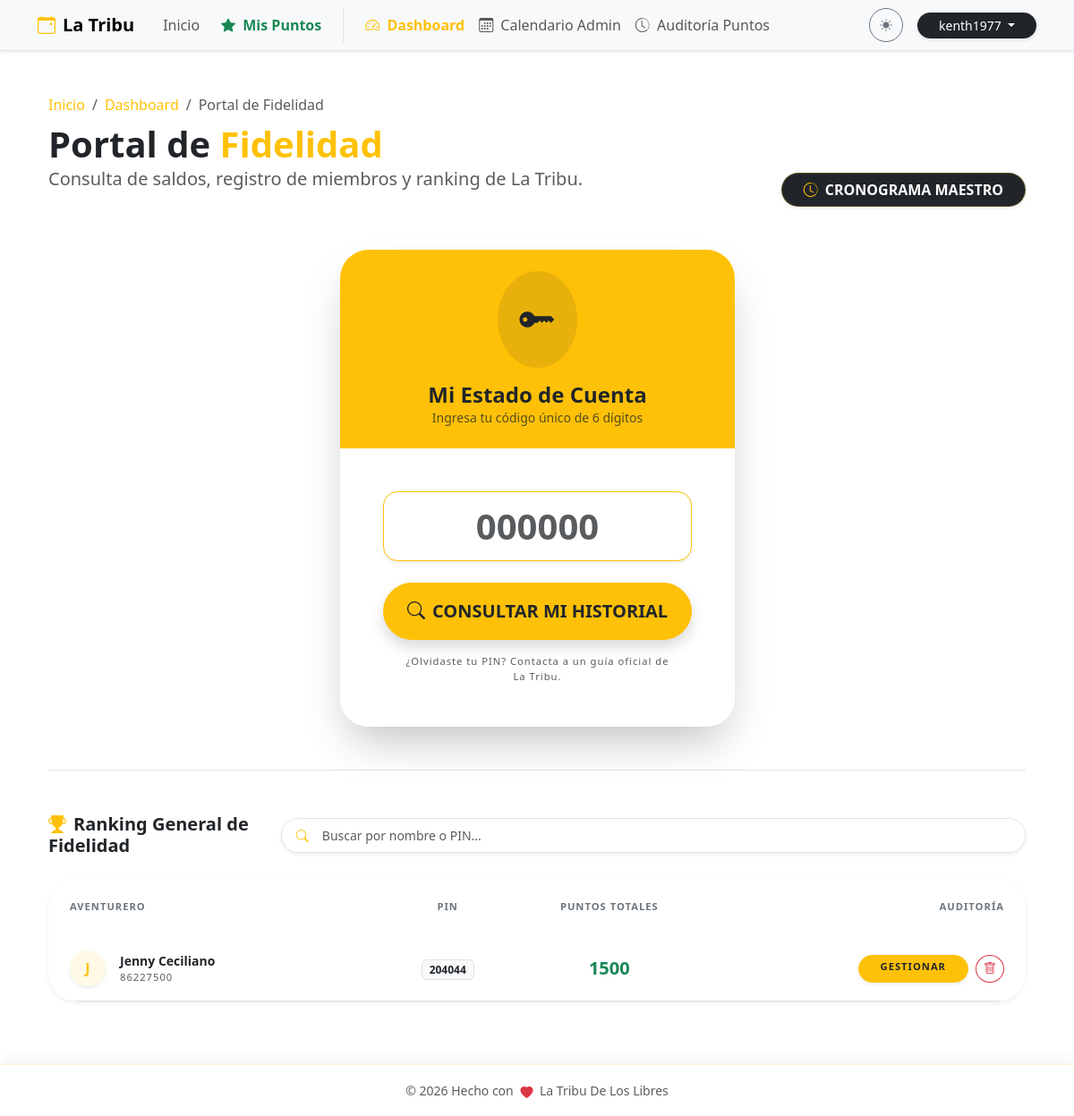
/admin/puntos (signed in), run on an earlier commit of the app's database.
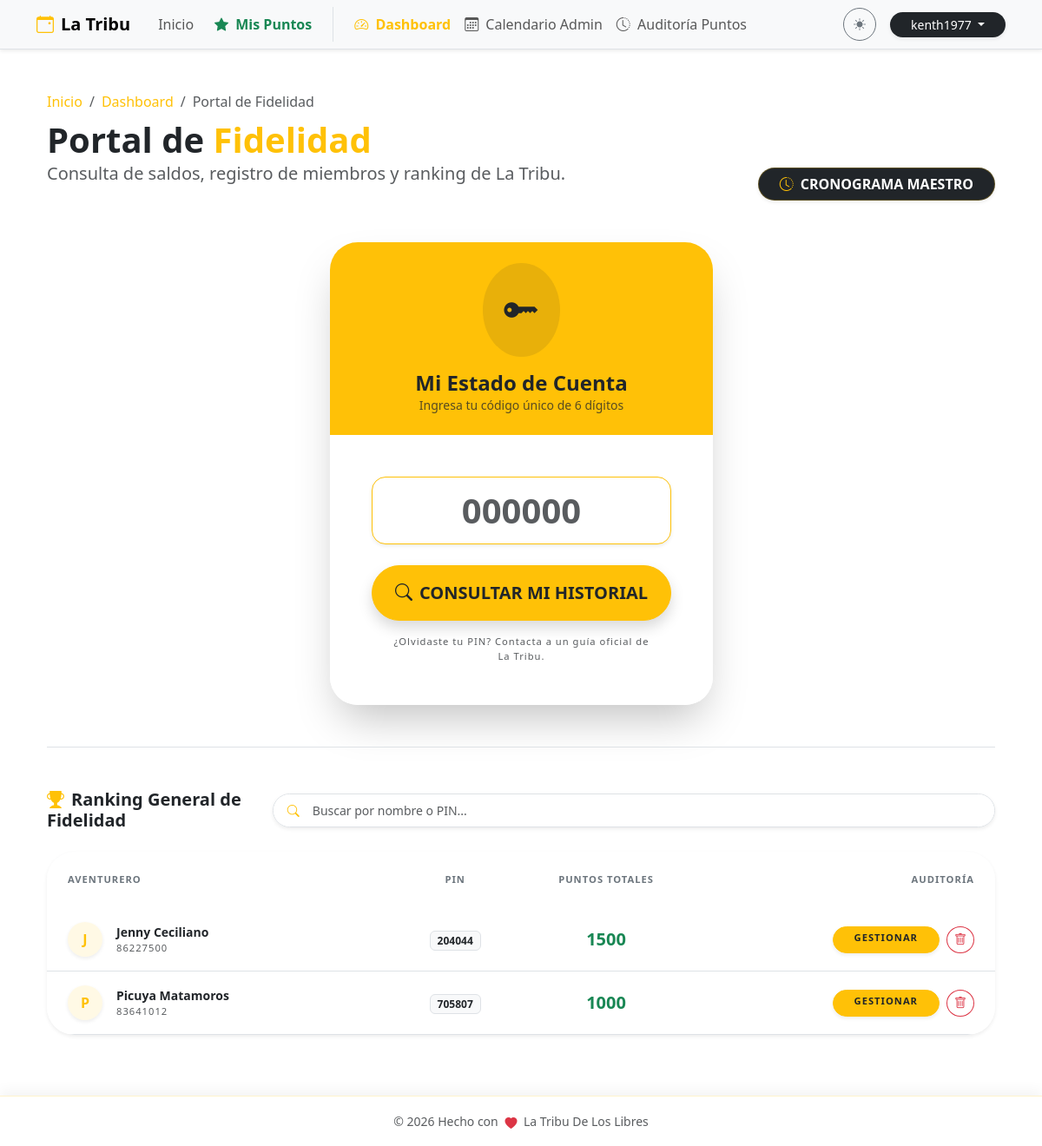
And on a later commit of the database.
### db.py (models this page shows, shortened)
class Member(db.Model):
    __tablename__ = 'member'
    id = db.Column(db.Integer, primary_key=True)
    pin = db.Column(db.String(10), unique=True, nullable=False)
    nombre = db.Column(db.String(100), nullable=False)
    apellido1 = db.Column(db.String(100), nullable=False)
    apellido2 = db.Column(db.String(100))
    telefono = db.Column(db.String(20))
    birth_date = db.Column(db.Date)
    puntos_totales = db.Column(db.Integer, default=0)
    ultimo_regalo_bday = db.Column(db.Integer, default=0)
    bookings = db.relationship('Booking', backref='member', lazy=True, cascade="all, delete-orphan")
    point_logs = db.relationship('PointLog', backref='member', lazy=True, cascade="all, delete-orphan")

### puntos.py (the view)
@puntos_bp.route('/admin/puntos')
@login_required
def historial_global():
    if not current_user.is_authenticated or not current_user.is_superuser:
        logger.warning(f"Intento de acceso no autorizado al ranking por: {current_user.email}")
        flash('Acceso denegado. Se requiere nivel de Superusuario para auditar la tribu.', 'danger')
        return redirect(url_for('main.home'))
    try:
        members = Member.query.order_by(Member.puntos_totales.desc()).all()
        logger.info(f"Admin {current_user.email} generó el ranking global de fidelidad.")
        return render_template('puntos.html', members=members)
    except Exception as e:
        logger.error(f"FALLO CRÍTICO al cargar el ranking global: {str(e)}")
        db.session.rollback()
        flash('Error de servidor al recuperar el listado de miembros de La Tribu.', 'danger')
        return redirect(url_for('main.dashboard'))

### app.py (called while the page is built)
@login_manager.user_loader
def load_user(user_id):
    try:
        return User.query.get(int(user_id))
    except (TypeError, ValueError, Exception):
        return None

### templates/puntos.html (shortened to what the changed rows need)
{% extends "base.html" %}
{% block content %}
<div class="container py-4">
    <div class="row mb-5 align-items-end animate__animated animate__fadeIn">
        <div class="col-md-7">
            <h1 class="display-6 fw-bold mb-0">
                {% if is_global_schedule %}
                    Cronograma <span class="text-warning">Maestro</span>
                {% elif selected_member %}
                    Estado de Cuenta: <span class="text-warning">{{ selected_member.nombre }}</span>
                {% else %}
                    Portal de <span class="text-warning">Fidelidad</span>
                {% endif %}
            </h1>
        </div>
    </div>
    {% if is_global_schedule %}
    <div class="card border-0 shadow-lg rounded-5 overflow-hidden animate__animated animate__fadeIn">
        <div class="card-body p-0">
            <div class="table-responsive">
                <table class="table table-hover align-middle mb-0">
                    <thead class="bg-body-tertiary">
                        <tr>
                            <th class="border-0 px-4 py-3 text-secondary x-small fw-bold text-uppercase">Fecha / Hora</th>
                            <th class="border-0 py-3 text-secondary x-small fw-bold text-uppercase">Miembro (PIN)</th>
                            <th class="border-0 py-3 text-secondary x-small fw-bold text-uppercase text-center">Tipo</th>
                            <th class="border-0 py-3 text-secondary x-small fw-bold text-uppercase">Concepto / Detalle</th>
                            <th class="border-0 py-3 text-secondary x-small fw-bold text-uppercase text-end pe-4">Impacto</th>
                        </tr>
                    </thead>
                    <tbody>
                        {% if logs %}
                            {% for log in logs %}
                            <tr class="animate__animated animate__fadeIn" style="animation-delay: {{ loop.index0 * 0.05 }}s">
                                <td class="px-4 py-3">
                                    <span class="fw-medium small text-body">{{ log.fecha.strftime('%d %b, %y') }}</span><br>
                                    <small class="text-muted" style="font-size: 0.6rem;">{{ log.fecha.strftime('%H:%M:%S') }}</small>
                                </td>
                                <td>
                                    <div class="fw-bold text-body small">{{ log.member }}</div>
                                    <span class="badge bg-light text-dark border x-small" style="font-size: 0.6rem;">{{ log.pin }}</span>
                                </td>
                                <td class="text-center">
                                    <span class="badge bg-light text-dark border px-3 py-1 rounded-pill x-small fw-bold">{{ log.tipo }}</span>
                                </td>
                                <td class="small text-muted">{{ log.detalle }}</td>
                                <td class="text-end pe-4">
                                    <span class="fw-bold fs-5 {{ log.color }}">
                                        {% if log.monto > 0 %}+{% endif %}{{ log.monto }}
                                    </span>
                                </td>
                            </tr>
                            {% endfor %}
                        {% else %}
                            <tr>
                                <td colspan="5" class="text-center py-5 text-muted">
                                    <i class="bi bi-info-circle display-4 d-block mb-3 opacity-25"></i>
                                    No hay registros globales en el cronograma.
                                </td>
                            </tr>
                        {% endif %}
                    </tbody>
                </table>
            </div>
        </div>
    </div>
    {% else %}
        {% if current_user.is_authenticated and current_user.is_superuser %}
            <div class="mt-5 pt-5 border-top animate__animated animate__fadeInUp">
                <div class="card border-0 shadow-sm rounded-5 bg-body overflow-hidden">
                    <div class="card-body p-0">
                        <div class="table-responsive">
                            <table class="table table-hover align-middle mb-0" id="membersTable">
                                <thead class="bg-body-tertiary">
                                    <tr>
                                        <th class="border-0 px-4 py-4 text-secondary x-small fw-bold text-uppercase">Aventurero</th>
                                        <th class="border-0 py-4 text-secondary x-small fw-bold text-uppercase text-center">PIN</th>
                                        <th class="border-0 py-4 text-secondary x-small fw-bold text-uppercase text-center">Puntos Totales</th>
                                        <th class="border-0 py-4 text-secondary x-small fw-bold text-uppercase text-end pe-4">Auditoría</th>
                                    </tr>
                                </thead>
                                <tbody>
                                    {% if members %}
                                        {% for member in members %}
                                        <tr class="ranking-row">
                                            <td class="px-4 py-3">
                                                <div class="d-flex align-items-center">
                                                    <div class="avatar-xs me-3 bg-warning bg-opacity-10 text-warning rounded-circle d-flex align-items-center justify-content-center fw-bold shadow-sm" style="width: 40px; height: 40px;">
                                                        {{ member.nombre[0] if member.nombre else '?' }}
                                                    </div>
                                                    <div>
                                                        <div class="fw-bold text-body small member-name-cell">{{ member.nombre }} {{ member.apellido1 }}</div>
                                                        <div class="x-small text-muted">{{ member.telefono }}</div>
                                                    </div>
                                                </div>
                                            </td>
                                            <td class="text-center"><span class="badge bg-light text-dark border small member-pin-cell">{{ member.pin }}</span></td>
                                            <td class="text-center fw-bold text-success fs-5">{{ member.puntos_totales }}</td>
                                            <td class="text-end pe-4">
                                                <div class="d-flex justify-content-end gap-2">
                                                    <a href="{{ url_for('puntos.detalle_miembro', member_id=member.id) }}" class="btn btn-warning btn-sm rounded-pill shadow-sm py-1 px-4 x-small fw-bold text-dark">GESTIONAR</a>
                                                    <button class="btn btn-outline-danger btn-sm rounded-circle" data-bs-toggle="modal" data-bs-target="#deleteUserModal{{ member.id }}">
                                                        <i class="bi bi-trash"></i>
                                                    </button>
                                                </div>
                                            </td>
                                        </tr>
                                        {% endfor %}
                                    {% endif %}
                                </tbody>
                            </table>
                        </div>
                    </div>
                </div>
            </div>
        {% endif %}
    {% endif %}
</div>
{% endblock %}

What changed in the data, as far as the page shows it:
added Member: nombre "P", nombre "Picuya", apellido1 "Matamoros", telefono "83641012", pin "705807", puntos_totales "1000"
